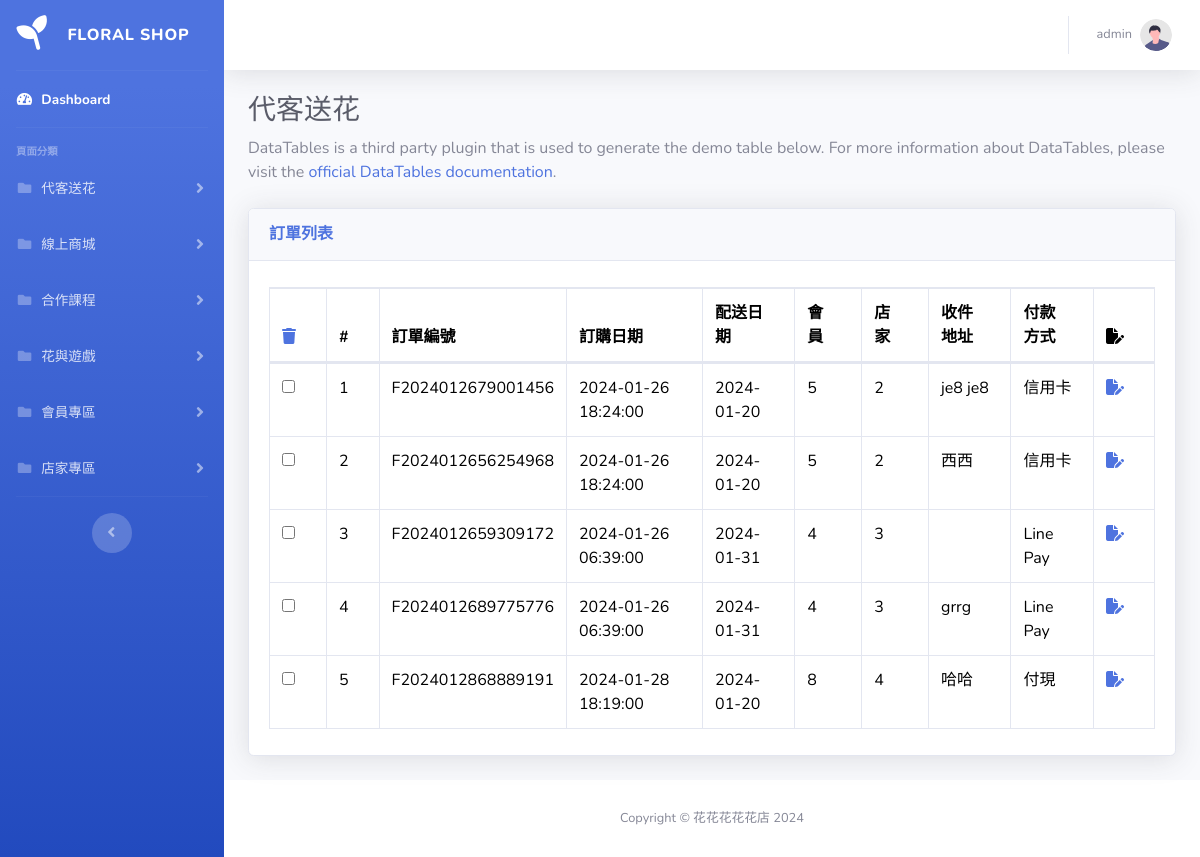
/pages/custom/list.php, run on an earlier commit of the app's database.
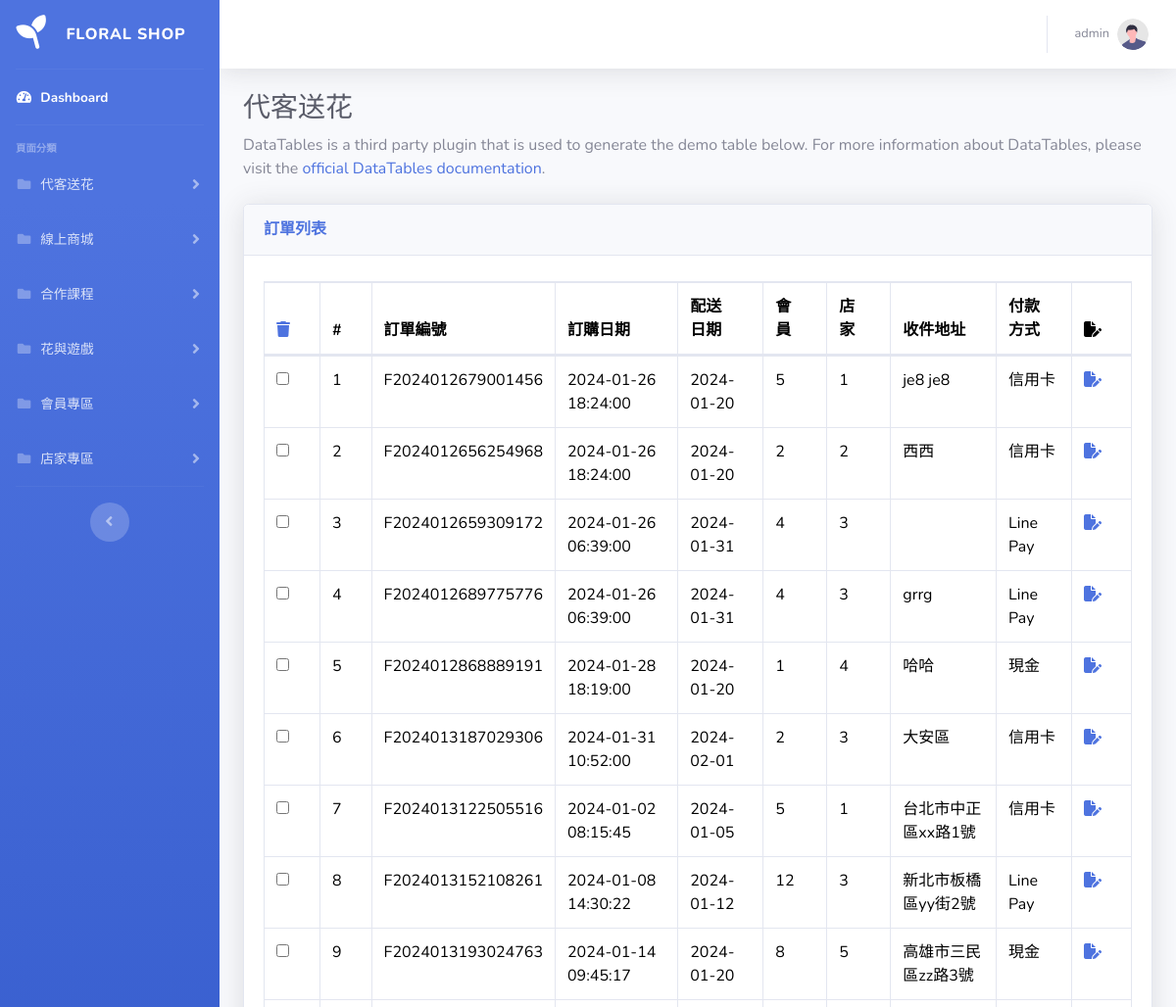
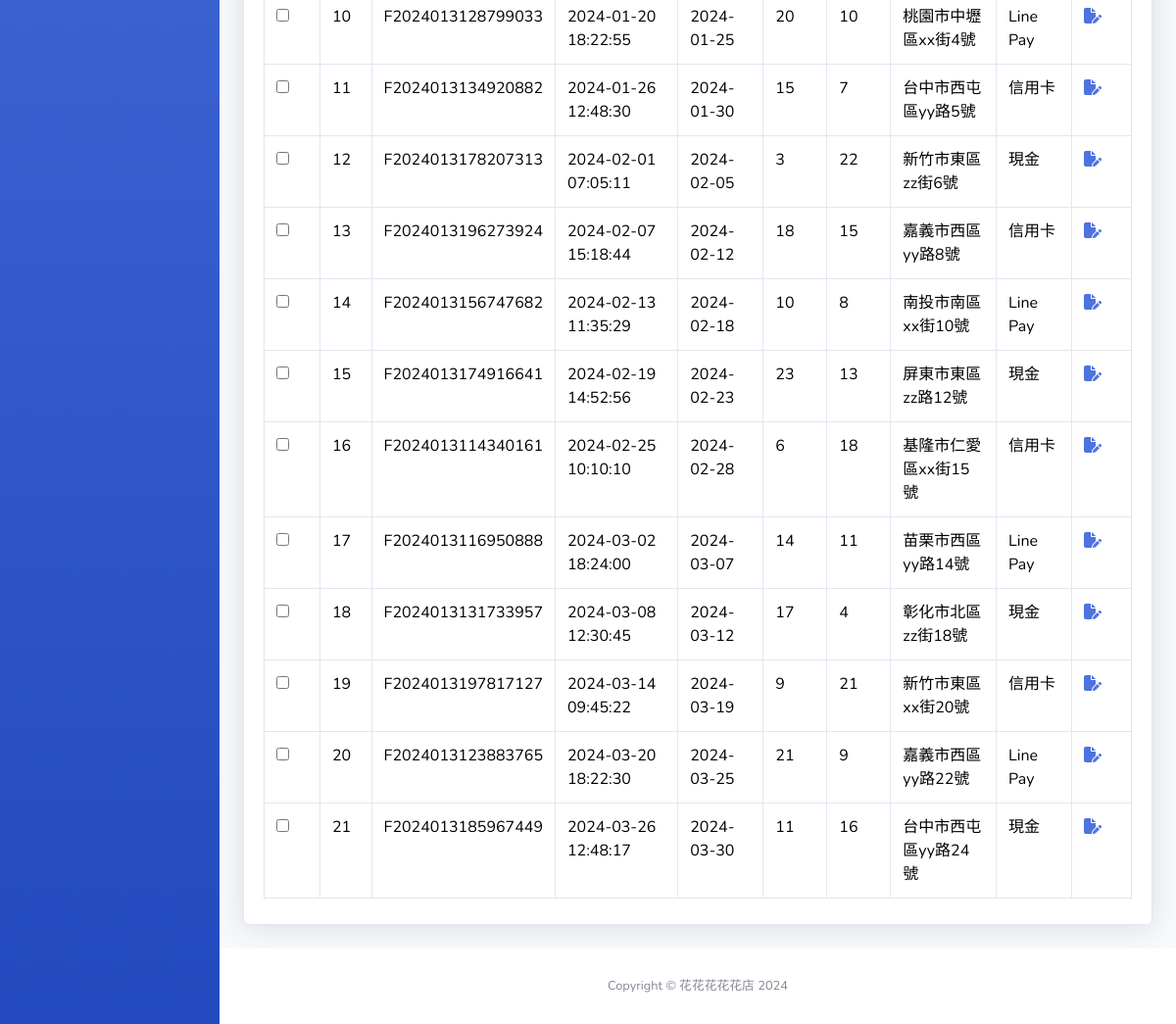
And on a later commit of the database (2 pictures, top to bottom).
### tables this page shows
CREATE TABLE `custom_orders` (
  `sid` int(11) NOT NULL,
  `order_id` varchar(255) DEFAULT NULL,
  `order_date` datetime DEFAULT NULL,
  `delivery_date` date DEFAULT NULL,
  `member_id` int(11) DEFAULT NULL,
  `store_id` int(11) DEFAULT NULL,
  `shipping_id` int(11) DEFAULT NULL,
  `sender_name` varchar(255) DEFAULT NULL,
  `sender_tel` varchar(255) DEFAULT NULL,
  `recipient_name` varchar(255) DEFAULT NULL,
  `recipient_tel` varchar(255) DEFAULT NULL,
  `recipient_address` varchar(255) DEFAULT NULL,
  `payment_method` int(11) DEFAULT NULL,
  `shipping_method` int(11) DEFAULT NULL,
  `shipping_status` int(11) DEFAULT NULL,
  `order_status` int(11) DEFAULT NULL
);

CREATE TABLE `payment` (
  `payment_id` int(11) NOT NULL,
  `payment_method` varchar(255) NOT NULL
);

### pages/custom/list.php (the view, shortened to what this page needs)
<?php require '../parts/db_connect.php';
$sql = sprintf(
    " SELECT custom_orders.*,payment.payment_method AS payment_name FROM custom_orders LEFT JOIN payment ON custom_orders.payment_method = payment.payment_id"
);
$stmt = $pdo->query($sql);
$rows = $stmt->fetchAll();
?>
<?php include '../parts/html-head.php' ?>
<body id="page-top">
    <div id="wrapper">
        <?php include '../parts/navbar.php' ?>
        <div id="content-wrapper" class="d-flex flex-column">
            <div id="content">
                <?php include '../parts/navtop.php' ?>
                <div class="container-fluid">
                    <h1 class="h3 mb-2 text-gray-800">代客送花</h1>
                    <p class="mb-4">DataTables is a third party plugin that is used to generate the demo table below.
                        For more information about DataTables, please visit the <a target="_blank"
                            href="https://datatables.net">official DataTables documentation</a>.</p>
                    <div class="card shadow mb-4">
                        <div class="card-header py-3">
                            <h6 class="m-0 font-weight-bold text-primary">訂單列表</h6>
                        </div>
                        <div class="card-body">
                            <div class="table-responsive">
                                <div id="dataTable_wrapper" class="dataTables_wrapper dt-bootstrap4">
                                    <div class="row">
                                        <div class="col-sm-12">
                                            <table class="table table-bordered dataTable" id="dataTable" width="100%"
                                                cellspacing="0" role="grid" aria-describedby="dataTable_info"
                                                style="width: 100%;">
                                                <thead>
                                                    <tr>
                                                        <th data-column="delete">
                                                            <a href="javascript:deleteSelected()"><i
                                                                    class="fa-solid fa-trash"></i></a>
                                                        </th>
                                                        <th data-column="index">#</th>
                                                        <th data-column="order_id">
                                                            訂單編號
                                                        </th>
                                                        <th data-column="order_date">訂購日期
                                                        </th>
                                                        <th data-column="delivery_date">配送日期 </th>
                                                        <th data-column="member_id">會員
                                                        </th>
                                                        <th data-column="store_id">店家
                                                        </th>
                                                        <th data-column="recipient_address">收件地址 </th>
                                                        <th data-column="payment_name">付款方式 </th>
                                                        <th data-column="edit"><i class="fa-solid fa-file-pen"></i></th>
                                                    </tr>
                                                </thead>
                                                <tbody>
                                                    <?php foreach ($rows as $index => $r): ?>
                                                        <tr>
                                                            <td>
                                                                <input type="checkbox" class="deleteCheckbox"
                                                                    data-sid="<?= $r['sid'] ?>"
                                                                    data-order-id="<?= $r['order_id'] ?>" />
                                                            </td>
                                                            <td data-column="index">
                                                                <?= $index + 1 ?>
                                                            </td>
                                                            <td data-column="order_id">
                                                                <?= $r['order_id'] ?>
                                                            </td>
                                                            <td data-column="order_date">
                                                                <?= $r['order_date'] ?>
                                                            </td>
                                                            <td data-column="delivery_date">
                                                                <?= $r['delivery_date'] ?>
                                                            </td>
                                                            <td data-column="member_id">
                                                                <?= $r['member_id'] ?>
                                                            </td>
                                                            <td data-column="store_id">
                                                                <?= $r['store_id'] ?>
                                                            </td>
                                                            <td data-column="recipient_address">
                                                                <?= htmlentities($r['recipient_address']) ?>
                                                            </td>
                                                            <td data-column="payment_name">
                                                                <?= $r['payment_name'] ?>
                                                            </td>
                                                            <td><a
                                                                    href="edit.php?order_id=<?= htmlentities($r['order_id']) ?>">
                                                                    <i class="fa-solid fa-file-pen"></i>
                                                                </a></td>
                                                        </tr>
                                                    <?php endforeach ?>
                                                </tbody>
                                            </table>
                                        </div>
                                    </div>
                                </div>
                            </div>
                        </div>
                    </div>
                </div>
            </div>
            <?php include '../parts/footer.php' ?>
        </div>
    </div>
    <?php include '../parts/html-foot.php' ?>

### pages/parts/html-head.php (shortened to what this page needs)
<!DOCTYPE html>
<html lang="zh">
<head>
    <link href="https://cdn.jsdelivr.net/npm/bootstrap@5.3.2/dist/css/bootstrap.min.css" rel="stylesheet">
    <link rel="stylesheet" href="https://cdnjs.cloudflare.com/ajax/libs/font-awesome/6.5.1/css/all.min.css" />
    <link href="/floral_shop/vendor/fontawesome-free/css/all.min.css" rel="stylesheet" type="text/css">
    <link href="/floral_shop/css/sb-admin-2.min.css" rel="stylesheet">
    <link href="/floral_shop/vendor/datatables/dataTables.bootstrap4.min.css" rel="stylesheet">
    <link href="/floral_shop/vendor/fontawesome-free/css/all.min.css" rel="stylesheet" type="text/css">
</head>
<body>

### pages/parts/navbar.php (shortened to what this page needs)
<ul class="navbar-nav bg-gradient-primary sidebar sidebar-dark accordion" id="accordionSidebar">
    <a class="sidebar-brand d-flex align-items-center justify-content-center" href="/floral_shop/manager_index.php">
        <div class="sidebar-brand-icon rotate-n-15">
            <i class="fa-solid fa-seedling"></i>
        </div>
        <div class="sidebar-brand-text mx-3">FLORAL SHOP</div>
    </a>
    <hr class="sidebar-divider my-0">
    <li class="nav-item active">
        <a class="nav-link" href="/floral_shop/manager_index.php">
            <i class="fas fa-fw fa-tachometer-alt"></i>
            <span>Dashboard</span></a>
    </li>
    <hr class="sidebar-divider">
    <div class="sidebar-heading">
        頁面分類
    </div>
    <li class="nav-item">
        <a class="nav-link collapsed" href="#" data-toggle="collapse" data-target="#collapsePages1" aria-expanded="true"
            aria-controls="collapsePages1">
            <i class="fas fa-fw fa-folder"></i>
            <span>代客送花</span>
        </a>
    </li>
    <li class="nav-item">
        <a class="nav-link collapsed" href="#" data-toggle="collapse" data-target="#collapsePages2" aria-expanded="true"
            aria-controls="collapsePages2">
            <i class="fas fa-fw fa-folder"></i>
            <span>線上商城</span>
        </a>
    </li>
    <li class="nav-item">
        <a class="nav-link collapsed" href="#" data-toggle="collapse" data-target="#collapsePages3" aria-expanded="true"
            aria-controls="collapsePages3">
            <i class="fas fa-fw fa-folder"></i>
            <span>合作課程</span>
        </a>
    </li>
    <li class="nav-item">
        <a class="nav-link collapsed" href="#" data-toggle="collapse" data-target="#collapsePages4" aria-expanded="true"
            aria-controls="collapsePages4">
            <i class="fas fa-fw fa-folder"></i>
            <span>花與遊戲</span>
        </a>
    </li>
    <li class="nav-item">
        <a class="nav-link collapsed" href="#" data-toggle="collapse" data-target="#collapsePages5" aria-expanded="true"
            aria-controls="collapsePages5">
            <i class="fas fa-fw fa-folder"></i>
            <span>會員專區</span>
        </a>
    </li>
    <li class="nav-item">
        <a class="nav-link collapsed" href="#" data-toggle="collapse" data-target="#collapsePages6" aria-expanded="true"
            aria-controls="collapsePages6">
            <i class="fas fa-fw fa-folder"></i>
            <span>店家專區</span>
        </a>
    </li>
    <hr class="sidebar-divider d-none d-md-block">
    <div class="text-center d-none d-md-inline">
        <button class="rounded-circle border-0" id="sidebarToggle"></button>
    </div>
</ul>

### pages/parts/navtop.php (shortened to what this page needs)
<nav class="navbar navbar-expand navbar-light bg-white topbar mb-4 static-top shadow">
    <ul class="navbar-nav ml-auto">
        <li class="nav-item dropdown no-arrow">
            <a class="nav-link dropdown-toggle" href="#" id="userDropdown" role="button" data-toggle="dropdown"
                aria-haspopup="true" aria-expanded="false">
                <span class="mr-2 d-none d-lg-inline text-gray-600 small">admin</span>
                <img class="img-profile rounded-circle" src="/floral_shop/img/undraw_profile.svg">
            </a>
        </li>
    </ul>
</nav>

### pages/parts/footer.php
<footer class="sticky-footer bg-white">
    <div class="container my-auto">
        <div class="copyright text-center my-auto">
            <span>Copyright &copy; 花花花花花店 2024</span>
        </div>
    </div>
</footer>

### pages/parts/html-foot.php
</body>
</html>

### pages/custom/list.php (style rules this page uses)
#dataTable_wrapper .row { width: 100%; }

What changed in the data, as far as the page shows it:
changed custom_orders "je8 je8": store "2" → "1"
changed custom_orders "西西": member "5" → "2"
changed custom_orders "哈哈": member "8" → "1"; payment_method.payment_method "付現" → "現金"
added custom_orders: order "F2024013187029306", order_date "2024-01-31 10:52:00", delivery_date "2024-02-01", member "2", store "3", recipient_address "大安區", payment_method.payment_method "信用卡"
added custom_orders: order "F2024013122505516", order_date "2024-01-02 08:15:45", delivery_date "2024-01-05", member "5", store "1", recipient_address "台北市中正區xx路1號", payment_method.payment_method "信用卡"
added custom_orders: order "F2024013152108261", order_date "2024-01-08 14:30:22", delivery_date "2024-01-12", member "12", store "3", recipient_address "新北市板橋區yy街2號", payment_method.payment_method "Line Pay"
added custom_orders: order "F2024013193024763", order_date "2024-01-14 09:45:17", delivery_date "2024-01-20", member "8", store "5", recipient_address "高雄市三民區zz路3號", payment_method.payment_method "現金"
added custom_orders: order "F2024013128799033", order_date "2024-01-20 18:22:55", delivery_date "2024-01-25", member "20", store "10", recipient_address "桃園市中壢區xx街4號", payment_method.payment_method "Line Pay"
added custom_orders: order "F2024013134920882", order_date "2024-01-26 12:48:30", delivery_date "2024-01-30", member "15", store "7", recipient_address "台中市西屯區yy路5號", payment_method.payment_method "信用卡"
added custom_orders: order "F2024013178207313", order_date "2024-02-01 07:05:11", delivery_date "2024-02-05", member "3", store "22", recipient_address "新竹市東區zz街6號", payment_method.payment_method "現金"
added custom_orders: order "F2024013196273924", order_date "2024-02-07 15:18:44", delivery_date "2024-02-12", member "18", store "15", recipient_address "嘉義市西區yy路8號", payment_method.payment_method "信用卡"
added custom_orders: order "F2024013156747682", order_date "2024-02-13 11:35:29", delivery_date "2024-02-18", member "10", store "8", recipient_address "南投市南區xx街10號", payment_method.payment_method "Line Pay"
added custom_orders: order "F2024013174916641", order_date "2024-02-19 14:52:56", delivery_date "2024-02-23", member "23", store "13", recipient_address "屏東市東區zz路12號", payment_method.payment_method "現金"
added custom_orders: order "F2024013114340161", order_date "2024-02-25 10:10:10", delivery_date "2024-02-28", member "6", store "18", recipient_address "基隆市仁愛區xx街15號", payment_method.payment_method "信用卡"
added custom_orders: order "F2024013116950888", order_date "2024-03-02 18:24:00", delivery_date "2024-03-07", member "14", store "11", recipient_address "苗栗市西區yy路14號", payment_method.payment_method "Line Pay"
added custom_orders: order "F2024013131733957", order_date "2024-03-08 12:30:45", delivery_date "2024-03-12", member "17", store "4", recipient_address "彰化市北區zz街18號", payment_method.payment_method "現金"
added custom_orders: order "F2024013197817127", order_date "2024-03-14 09:45:22", delivery_date "2024-03-19", member "9", store "21", recipient_address "新竹市東區xx街20號", payment_method.payment_method "信用卡"
added custom_orders: order "F2024013123883765", order_date "2024-03-20 18:22:30", delivery_date "2024-03-25", member "21", store "9", recipient_address "嘉義市西區yy路22號", payment_method.payment_method "Line Pay"
added custom_orders: order "F2024013185967449", order_date "2024-03-26 12:48:17", delivery_date "2024-03-30", member "11", store "16", recipient_address "台中市西屯區yy路24號", payment_method.payment_method "現金"
